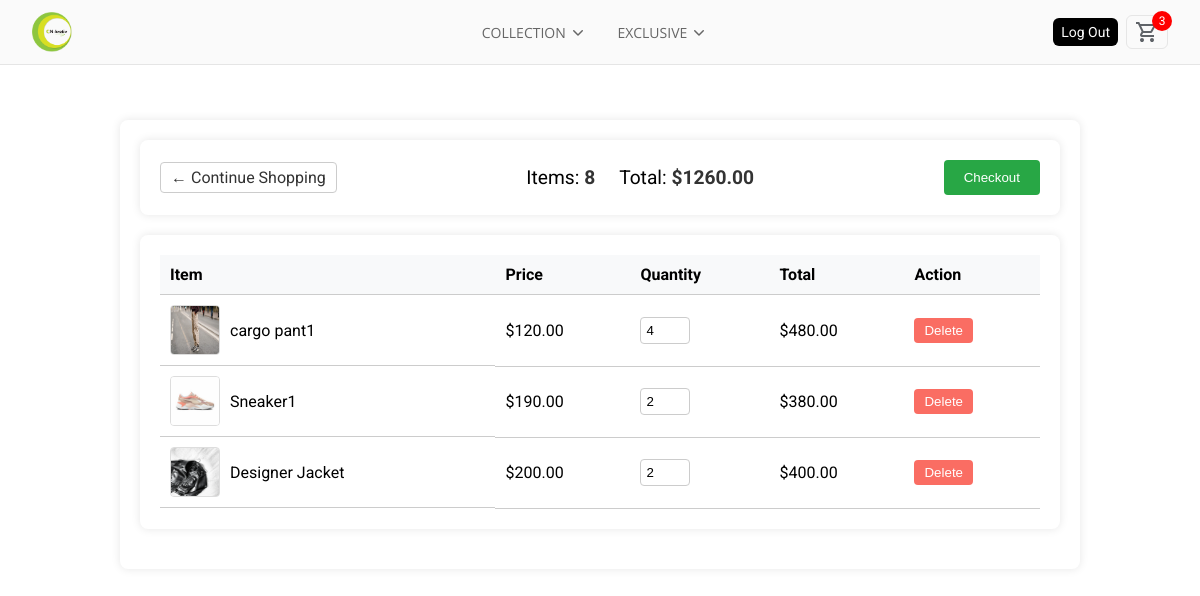
The app's page /cart/ (signed in) with its own data.
### store/models.py (models this page shows, shortened)
class OrderItem(models.Model):
    product = models.ForeignKey(Product, on_delete=models.SET_NULL, blank=True, null=True)
    order = models.ForeignKey(Order, on_delete=models.SET_NULL, blank=True, null=True)
    quantity = models.IntegerField(default=0, null=True, blank=True)
    total_price = models.DecimalField(max_digits=10, decimal_places=2, default=0)
    date_added = models.DateTimeField(auto_now_add=True)
    delivered = models.BooleanField(default=False)

class Product(models.Model):
    name = models.CharField(max_length=200, null=True)
    category = models.ForeignKey(ProductCategory, on_delete=models.CASCADE, blank=True, null=True, default=None)
    special_category = models.ForeignKey(SpecialCategory, on_delete=models.CASCADE, blank=True, null=True)
    price = models.FloatField()
    digital = models.BooleanField(default=False, null=True, blank=False)
    image = models.ImageField(null=True, blank=True)

### store/views.py (the view, shortened to what this page needs)
# urls.py: path('cart/', views.cart, name='cart'),
def cart(request):
    if request.user.is_authenticated:
        customer = request.user.customer
        order, created = Order.objects.get_or_create(customer=customer, complete=False)
        items = order.orderitem_set.all()
        total_price = sum(item.total_price for item in items)
        total_items = sum(item.quantity for item in items)
        show_checkout = True
    context = {
        'items': items,
        'total_price': total_price,
        'total_items': total_items,
        'show_checkout': show_checkout,
    }
    return render(request, "store/cart.html", context)

### store/templates/store/cart.html (shortened to what this page needs)
{% load static %}
<!DOCTYPE html>
<html lang="en">
<head>
    <link rel="stylesheet" href="{% static 'css/ONkretiv.css' %}">
    <link rel="stylesheet" type="text/css" href="https://cdnjs.cloudflare.com/ajax/libs/font-awesome/5.15.1/css/all.min.css">
    <link href='https://unpkg.com/boxicons@2.1.4/css/boxicons.min.css' rel='stylesheet'>
</head>
<body>
    <header class="menu__wrapper">
        <div class="menu__bar">
            <a href="{% url 'ONkretiv' %}" title="Home" aria-label="home" class="logo">
                <img src="{% static 'assets/ON-kretiv.png' %}" alt="ON-kretiv">
            </a>
            <nav>
                <ul class="navigation hide">
                    <li>
                        <button>
                            COLLECTION
                            <svg aria-hidden="true" height="16" viewBox="0 0 16 16" version="1.1" width="16">
                                <path
                                    d="M12.78 5.22a.749.749 0 0 1 0 1.06l-4.25 4.25a.749.749 0 0 1-1.06 0L3.22 6.28a.749.749 0 1 1 1.06-1.06L8 8.939l3.72-3.719a.749.749 0 0 1 1.06 0Z">
                                </path>
                            </svg>
                        </button>
                    </li>
                    <li>
                        <button>
                            EXCLUSIVE
                            <svg aria-hidden="true" height="16" viewBox="0 0 16 16" version="1.1" width="16">
                                <path
                                    d="M12.78 5.22a.749.749 0 0 1 0 1.06l-4.25 4.25a.749.749 0 0 1-1.06 0L3.22 6.28a.749.749 0 1 1 1.06-1.06L8 8.939l3.72-3.719a.749.749 0 0 1 1.06 0Z">
                                </path>
                            </svg>
                        </button>
                    </li>
                </ul>
            </nav>
        </div>
        <div class="action-buttons hide">
            {% if user.is_authenticated %}
                <a href="{% url 'logout' %}" title="Log out" class="primary">
                    Log Out
                </a>
            {% else %}
                <a href="{% url 'login' %}" title="Log in" class="primary">
                    Log In
                </a>
            {% endif %}
            <a href="{% url 'cart' %}" title="Cart" class="secondary">
                <span class="cart-total">3</span>
            </a>
        </div>
    </header>
    <div class="cart-container">
        <div class="cart-summary">
            <a href="{% url 'ONkretiv' %}" class="continue-shopping">← Continue Shopping</a>
            <div class="summary-details">
                <span>Items: <strong id="total-items">{{ total_items }}</strong></span>
                <span>Total: <strong id="total-price">${{ total_price }}</strong></span>
            </div>
            {% if user.is_authenticated %}
                <a href="{% url 'checkout' %}"><button class="checkout-button">Checkout</button></a>
            {% else %}
                <a href="{% url 'login' %}" class="btn btn-primary">Login to Checkout</a>
            {% endif %}
        </div>
        <div class="cart-items">
            <table class="cart-table">
                <thead>
                    <tr>
                        <th>Item</th>
                        <th>Price</th>
                        <th>Quantity</th>
                        <th>Total</th>
                        <th>Action</th>
                    </tr>
                </thead>
                <tbody>
                    {% for item in items %}
                    <tr data-cart-item-id="{{ item.id }}">
                        <td class="item">
                            <img src="{{ item.product.image.url }}" alt="{{ item.product.name }}">
                            <span>{{ item.product.name }}</span>
                        </td>
                        <td>${{ item.product.price|floatformat:2 }}</td>
                        <td>
                            <input type="number" value="{{ item.quantity }}" min="1" class="quantity-input">
                        </td>
                        <td class="item-total">${{ item.total_price }}</td>
                        <td><button class="delete-button">Delete</button></td>
                    </tr>
                    {% endfor %}
                </tbody>
            </table>
        </div>
    </div>
</body>
</html>

### static/css/ONkretiv.css (style rules this page uses)
:root { --primary: #000000; --background: #FAFAFA; --secondary-background: #F2F2F2; --gray: #847F90; --gray-hover: #171717; --primary-hover: #555555; --link-gray: #666666; --link-gray-hover: #171717; --gray: #E1E1E1; --gray-border: #E6E6E6; --white: #FCFCFC; --navbar-height: 64px; }
body { font-family: 'Roboto', sans-serif; font-size: 16px; }
* { margin: 0; padding: 0; box-sizing: border-box; }
.menu__wrapper { display: flex; position: fixed; justify-content: space-between; width: 100vw; z-index: 1000; gap: 1.5rem; background: var(--background); height: var(--navbar-height); padding: 0px 2rem; align-items: center; box-shadow: 0 1px 0 0 rgba(0, 0, 0, .1); }
.menu__bar { display: flex; align-items: center; }
.logo { cursor: pointer; display: flex; align-items: center; }
.logo img { height: 40px; width: auto; max-width: 100%; }
.navigation { margin-left: 25rem; display: flex; flex-direction: row; list-style-type: none; align-items: center; gap: 1rem; background: var(--background); }
.navigation>li { display: flex; position: relative; cursor: pointer; align-items: center; min-height: 2.25rem; }
.navigation>li>button { color: var(--link-gray); transition: all 0.3s ease; text-decoration: none; border: none; cursor: pointer; z-index: 1; margin-right: -0.25rem; align-items: center; min-height: 2.25rem; font-size: 14px; gap: 0.25rem; font-family: 'Open Sans', sans-serif; flex-wrap: nowrap; border-radius: 10rem; padding: 0.25rem 0.6125rem; white-space: nowrap; background: none; display: flex; position: relative; transition: all 0.2s ease-in-out; }
.navigation>li>button>svg { margin-top: 2px; fill: var(--link-gray); transition: all 0.2s ease-in-out; }
.action-buttons { display: flex; gap: 0.5rem; align-items: center; flex-wrap: nowrap; }
.action-buttons a { text-decoration: none; font-size: 0.875rem; white-space: nowrap; padding: 0.25rem 0.5rem; transition: all 0.2s ease-in-out; line-height: 1.25rem; position: relative; }
.secondary { background: none; color: var(--link-gray-hover); outline: none; border: 1px solid var(--gray-border); border-radius: 0.375rem; display: flex; align-items: center; justify-content: center; position: relative; }
.primary { color: var(--white); border-radius: 0.375rem; background: var(--primary); padding: 0.5rem 1rem; }
.cart-total { position: absolute; top: -5px; right: -5px; background-color: red; color: white; border-radius: 50%; width: 20px; height: 20px; display: flex; align-items: center; justify-content: center; font-size: 0.75rem; line-height: 1; }
ul { list-style: none; }
.cart-container { position: absolute; top: 15%; left: 10%; width: 80%; margin: 0 auto; padding: 20px; background: #fff; box-shadow: 0 0 10px rgba(0, 0, 0, 0.1); border-radius: 8px; }
.cart-summary, .cart-items { margin-bottom: 20px; padding: 20px; background: #fff; box-shadow: 0 0 10px rgba(0, 0, 0, 0.1); border-radius: 8px; }
.cart-summary { display: flex; justify-content: space-between; align-items: center; }
.continue-shopping { color: #333; text-decoration: none; border: 1px solid #ccc; padding: 5px 10px; border-radius: 4px; }
.summary-details span { margin: 0 10px; font-size: 1.2rem; }
.summary-details strong { color: #333; }
.checkout-button { padding: 10px 20px; background-color: #28a745; color: #fff; border: none; border-radius: 4px; cursor: pointer; }
.delete-button { padding: 5px 10px; background-color: #fa6d63; color: #fff; border: none; border-radius: 4px; cursor: pointer; }
.cart-table { width: 100%; border-collapse: collapse; }
.cart-table th, .cart-table td { padding: 10px; text-align: left; border-bottom: 1px solid #ccc; }
.cart-table th { background-color: #f8f9fa; }
.item { display: flex; align-items: center; }
.item img { width: 50px; height: 50px; margin-right: 10px; border: 1px solid #ddd; border-radius: 4px; }
input[type="number"] { width: 50px; padding: 5px; border: 1px solid #ccc; border-radius: 4px; }

### records on screen
OrderItem: product.image (picture), product.name "cargo pant1", product.price "120.00", quantity "4", total_price "480.00"
OrderItem: product.image (picture), product.name "Sneaker1", product.price "190.00", quantity "2", total_price "380.00"
OrderItem: product.image (picture), product.name "Designer Jacket", product.price "200.00", quantity "2", total_price "400.00"

### other values on screen
{{ total_items }} "8"
{{ total_price }} "1260.00"
